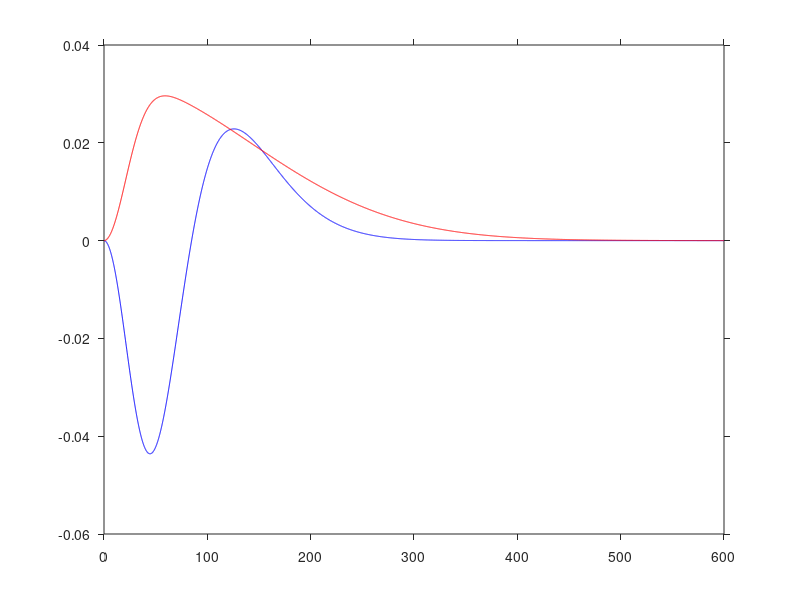
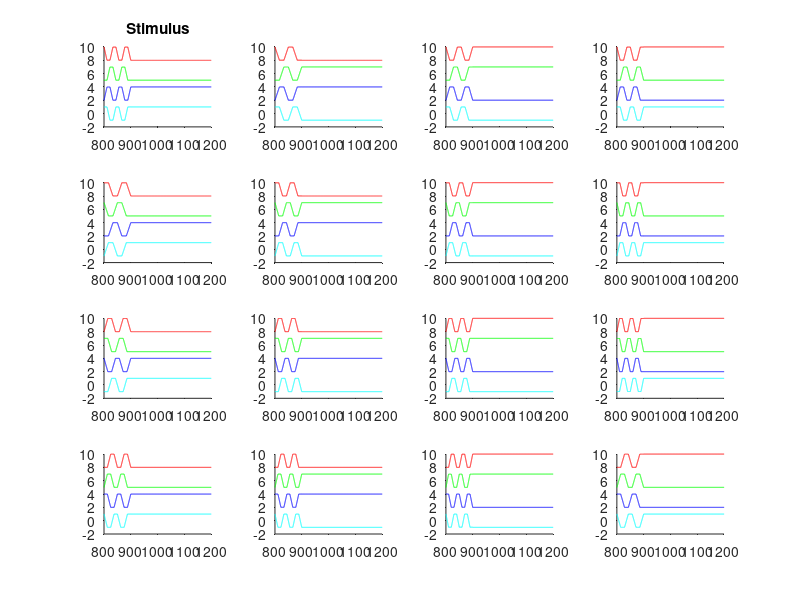

Write MATLAB code to recreate these figures, in order. (Note: a time limit stopped this script after it produced the figures.)
% This sets up and performs a simulation of a specific type of retinal
% ganglion cell (observed in mouse retina) under saccade-like image transitions.
% The simulation accompanies the manuscript "Sensitivity to image
% recurrence across eye-movement-like image transitions through local
% serial inhibition in the retina" by Krishnamoorthy, Weick, and Gollisch.
% Code written by T. Gollisch. This version from February 2017.

clear;
close all;

%%%%%%%%%%%%%%%%%%%%%%%%%%%%%%%%%%%%%%%%%%%%%%%%%%%%%%%%%%%%%%%%%%%%%
%%%%% setting flags to control simulation mode %%%%%%%%%%%%%%%%%%%%%%
%%%%%%%%%%%%%%%%%%%%%%%%%%%%%%%%%%%%%%%%%%%%%%%%%%%%%%%%%%%%%%%%%%%%%

% This can be used to run the simulation in different modes as used in the
% manuscript; default is "false" for all flags
maskedSaccade = false;  % actual saccade transitions (false) or gray-screen transitions (true)
noBlack = false;     % only white bars are used when set to true
noWhite = false;     % only black bars are used when set to true
justFlash = false;   % stimulus during first fixation and during transition is set to gray when true

%%%%%%%%%%%%%%%%%%%%%%%%%%%%%%%%%%%%%%%%%%%%%%%%%%%%%%%%%%%%%%%%%%%%%
%%%%% setting simulation parameters %%%%%%%%%%%%%%%%%%%%%%%%%%%%%%%%%
%%%%%%%%%%%%%%%%%%%%%%%%%%%%%%%%%%%%%%%%%%%%%%%%%%%%%%%%%%%%%%%%%%%%%

tTotal = 1700.0;    % default: 1700; total simulated time (in ms)
tDuration = 100.0;  % default: 100; duration of the transition
tOnset = 800.0;     % default: 800; time when the transition starts

dt = 0.1;         % default: 0.1; time step size used in simulation
tPlotStart = 800; % default: 800; setting the start of the plot windows; for viewing traces from interneurons, default: 700
tPlotEnd = 1200;  % default: 1200; setting the end of the plot windows; for viewing traces from interneurons, default: 1500

Tfilterduration = 600; % default: 600; duration over which filters are considered; should be long enough to capture all relevant parts of the filters

%%%%%%%%%%%%%%%%%%%%%%%%%%%%%%%%%%%%%%%%%%%%%%%%%%%%%%%%%%%%%%%%%%%%%
%%%%% free parameters of the model %%%%%%%%%%%%%%%%%%%%%%%%%%%%%%%%%%
%%%%%%%%%%%%%%%%%%%%%%%%%%%%%%%%%%%%%%%%%%%%%%%%%%%%%%%%%%%%%%%%%%%%%

T1 = 40;   % default: 40; time constant of excitatory lobe of bipolar cell filter
T2 = 60;   % default: 60; time constant of suppressive lobe of bipolar cell filter

Tlowpass_rise = 30;   % default: 30; first time constant of low-pass filter of On-type amacrine cell
Tlowpass_decay = 200; % default: 200; second time constant of low-pass filter

weight_ONBC_ONAC = 0.05;  % default: 0.05; synaptic weight of the connection from On-type BC to On-type AC
weight_OFFAC_ONAC = 0.2;  % default: 0.2; synaptic weight of the connection from Off-type AC to On-type AC

tonicInhibition = 2.0;   % default 2.0; level of tonic activation of ON-type AC; default for simulation with increased tonic inhibition: 16.0

relativeStrengthOfPresynapticInhibition = 0;
% the On-type inhibition onto the GC can be postsynaptic or presynaptic,
% the relative presynaptic strength can be set here
% should be a number between 0 (no presynaptic inh.) and 1 (only presyn.)
% GC firing rates should not be affected, but plots of local inputs will be


%%%%%%%%%%%%%%%%%%%%%%%%%%%%%%%%%%%%%%%%%%%%%%%%%%%%%%%%%%%%%%%%%%%%%
%%%%% defining the plot windows %%%%%%%%%%%%%%%%%%%%%%%%%%%%%%%%%%%%%
%%%%%%%%%%%%%%%%%%%%%%%%%%%%%%%%%%%%%%%%%%%%%%%%%%%%%%%%%%%%%%%%%%%%%

figFilter = figure('Visible','on');
figStim = figure('Visible','on');
figOffBip = figure('Visible','on');
figOnBip = figure('Visible','on');
figOffAm = figure('Visible','on');
figOnAm = figure('Visible','on');
figInputs = figure('Visible','on');
figSampleTraces = figure('Visible','on');
figOffganglion = figure('Visible','on');
% parameters can be used to suppress output figures

colors = ['c', 'b', 'g', 'r']; % setting the order of used colors for the traces in the four subunits
set(0,'DefaultAxesTickDir', 'out');

%%%%%%%%%%%%%%%%%%%%%%%%%%%%%%%%%%%%%%%%%%%%%%%%%%%%%%%%%%%%%%%%%%%%%
%%%%% defining the filters %%%%%%%%%%%%%%%%%%%%%%%%%%%%%%%%%%%%%%%%%%
%%%%%%%%%%%%%%%%%%%%%%%%%%%%%%%%%%%%%%%%%%%%%%%%%%%%%%%%%%%%%%%%%%%%%

% set filter for bipolar cells
% here for Off-type cell; On-type cell is the same with opposite sign
% (implemented during actual simulation)
tfilter = 0:dt:Tfilterduration;
filter_part1 = exp(-tfilter.^2/T1^2)-exp(-tfilter.^2/(2*T1)^2);
filter_part2 = exp(-tfilter.^2/T2^2)-exp(-tfilter.^2/(2*T2)^2);
filter_part2 = filter_part2*(sum(filter_part1)/sum(filter_part2)); % this makes sure that the positive and negative lobes of the filter cancel out so that the activation is transient
filter = filter_part1-filter_part2;
normfactor = sqrt(sum(filter.*filter));
filter = filter/normfactor;

% set low-pass filter for On-type amacrine cell
tlowpass = 0:dt:Tfilterduration;
lowpass = exp(-tlowpass.^2/Tlowpass_decay^2)-exp(-tlowpass.^2/Tlowpass_rise^2);
normfactor = sqrt(sum(lowpass.*lowpass));
lowpass = lowpass/normfactor;

% plot the filters
set(0,'CurrentFigure',figFilter);
plot( tfilter, filter, 'b' );
hold on;
plot( tlowpass, lowpass, 'r' );
hold off;

%%%%%%%%%%%%%%%%%%%%%%%%%%%%%%%%%%%%%%%%%%%%%%%%%%%%%%%%%%%%%%%%%%%%%
%%%%% some preparations for the simulation %%%%%%%%%%%%%%%%%%%%%%%%%%
%%%%%%%%%%%%%%%%%%%%%%%%%%%%%%%%%%%%%%%%%%%%%%%%%%%%%%%%%%%%%%%%%%%%%

% set the sampling time points for the simulation
t = 0:dt:tTotal;
Nt = length(t);

% define the stimulus; bright = 1; dark = -1
% Xstim and Ystim are grating contrasts in the four subunits;
% Xstim for starting image; Ystim for target image
Xstim = [1; 1; -1; -1];
Ystim = [1; 1; -1; -1];
Xstim = circshift( Xstim, -1 ); % this is just to undo the first circular permution at the beginning of the for-loops below
Ystim = circshift( Ystim, -1 );
if(noBlack)
    Xstim(find(Xstim<0)) = 0;
    Ystim(find(Ystim<0)) = 0;
end;
if(noWhite)
    Xstim(find(Xstim>0)) = 0;
    Ystim(find(Ystim>0)) = 0;
end;

%%%%%%%%%%%%%%%%%%%%%%%%%%%%%%%%%%%%%%%%%%%%%%%%%%%%%%%%%%%%%%%%%%%%%
%%%%% loop through all 16 transitions %%%%%%%%%%%%%%%%%%%%%%%%%%%%%%%
%%%%%%%%%%%%%%%%%%%%%%%%%%%%%%%%%%%%%%%%%%%%%%%%%%%%%%%%%%%%%%%%%%%%%

for x=1:4   % 4 different starting positions
    Xstim = circshift( Xstim, 1 ); % do circular permutation of grating contrasts, corresponding to a quarter-period shift
    for y=1:4   % 4 different target positions
        Ystim = circshift( Ystim, 1 );
        
        % the variables that hold the stimulus and neuronal activations
        % over the stimulus duration
        stimulus = zeros( 4, Nt );
        OFFbipolar = zeros( 4, Nt );
        ONbipolar = zeros( 4, Nt );
        OFFamacrine = zeros( 4, Nt );
        ONamacrine = zeros( 4, Nt );
        ONamacrineSynapse = zeros( 4, Nt );
        OFFganglionInput = zeros( 4, Nt );
        OFFganglion = zeros( 1, Nt );
        
        % set stimulus
        for i=1:4  % looping through the four subunits
            stimulus( i, t <= tOnset ) = Xstim(i);
            stimulus( i, t > tOnset+tDuration ) = Ystim(i);
            if( maskedSaccade )
                % for a masked saccade, the stimulus is set to zero during the transition
                stimulus(i, (t>tOnset) & (t<=tOnset+tDuration) ) = 0;
            else
                % in saccade mode, the transition is partitioned into subdivisions
                % each full cycle corresponds to 4 subdivisions
                % in each subdivision, one stimulus subunit goes linearly
                % from bright to dark, one goes linearly from dark to
                % bright, and two stay constant at dark and bright,
                % respectively
                Nsubdivisions = 8 + (y-x);
                % this corresponds to two full cylces (8 subdivisions), plus corrections to account for the difference between starting and target position
                if( Nsubdivisions < 6 )
                    Nsubdivisions = Nsubdivisions + 4; % this ensures that the transition goes through at least 1.5 cycles (6 subdivisions)
                end;
                if( Nsubdivisions > 10 )
                    Nsubdivisions = Nsubdivisions - 4; % this ensures that the transition goes through at most 2.5 cycles (10 subdivisions)
                end;
                % typically, we use around 2 full cycles of the grating
                % during the transition, but for short transitions (here
                % less than 50 ms), we use only around 1 cycle, so the
                % following adjustment takes place
                if( tDuration<50 )
                    Nsubdivisions = 4 + (y-x);
                    if( Nsubdivisions < 2 )
                        Nsubdivisions = Nsubdivisions + 4;
                    end;
                    if( Nsubdivisions > 6 )
                        Nsubdivisions = Nsubdivisions - 4;
                    end;
                end;
                currentIndex = i; % index for the stimulus value at the beginning of the subdivision
                newIndex = i-1;   % index for the stimulus value at the end of the subdivision
                if( newIndex < 1 )
                    newIndex = newIndex + 4;
                end;
                for j=1:Nsubdivisions
                    steps = 1:length( stimulus( i, (t>tOnset+(j-1)*tDuration/Nsubdivisions) & (t<=tOnset+j*tDuration/Nsubdivisions) ) );
                    steps = (steps-1.0)/length(steps);
                    stimulus( i, (t>tOnset+(j-1)*tDuration/Nsubdivisions) & (t<=tOnset+j*tDuration/Nsubdivisions) ) = Xstim(currentIndex)*steps(end:-1:1)+Xstim(newIndex)*steps;
                    currentIndex = newIndex;
                    newIndex = newIndex - 1;
                    if( newIndex<1 )
                        newIndex = newIndex + 4;
                    end;
                end;
            end;
            
            if( justFlash ) % if used, this sets all stimulus values to zero (gray) before second fixation
                stimulus(i, t<=tOnset+tDuration ) = 0;
            end;
        end;
        
        % do the actual simulation for all cells in each subunit
        for i=1:4 % loop through all four subunits
            signal = conv( filter, stimulus(i,:) );
            
            OFFbipolar(i,:) = signal(1:Nt);
            ONbipolar(i,:) = -1*OFFbipolar(i,:);
            
            OFFamacrine(i,:) = OFFbipolar(i,:);
            OFFamacrine(i,find(OFFamacrine(i,:)<0)) = 0; % rectification of input into the Off-type amacrine cell
            %OFFamacrine(i,:) = 0; % simulating gabazine when uncommented
            
            ONamacrine(i,:) = weight_ONBC_ONAC * ONbipolar(i,:);
            ONamacrine(i,find(ONamacrine(i,:)<0)) = 0; % rectification of input into the On-type amacrine cell

            ONamacrine(i,:) = ONamacrine(i,:) - weight_OFFAC_ONAC * OFFamacrine(i,:);
            % inhibition from the Off-type to the On-type amacrine cell; note that the Off-type amacrine cell never has negative activation, so no rectification necessary in implementation            
            
            %low pass filter of ONamacrine
            signal = conv( lowpass, ONamacrine(i,:) );
            ONamacrine(i,:) = signal(1:Nt); % cuts the activation vector back to the original length
            
            ONamacrine(i,:) = ONamacrine(i,:) + tonicInhibition;  % tonic inhibition implemented by sustained activity of On-type amacrine cell
            
            ONamacrineSynapse(i,:) = ONamacrine(i,:);  % takes the output signal of the On-type AC to implement rectification
            ONamacrineSynapse(i,find(ONamacrineSynapse(i,:)<0)) = 0; % rectification of the signal transmitted by the On-type amacrine cell            
            %ONamacrineSynapse(i,:) = 0; % simulating strychnine when uncommented
        end;

        for i=1:4 % loop through all four subunits to sum the local inputs to the ganglion cell
            OFFganglionInput(i,:) = OFFbipolar(i,:);
            for j=1:4 % presynaptic inhibition from the On-type amacrine cells onto the Off-bipolar cell terminal
                OFFganglionInput(i,:) = OFFganglionInput(i,:) - relativeStrengthOfPresynapticInhibition*0.5*ONamacrineSynapse(j,:);
            end;
            OFFganglionInput(i,find(OFFganglionInput(i,:)<0)) = 0;  % rectification of the excitatory input
            OFFganglionInput(i,:) = OFFganglionInput(i,:) - (1-relativeStrengthOfPresynapticInhibition)*ONamacrineSynapse(i,:); % postsynaptic inhibition that acts as an independent input onto the ganglion cell
            OFFganglion = OFFganglion + OFFganglionInput(i,:); % summation by the ganglion cell of its inputs
        end;
        OFFganglion(find(OFFganglion<0)) = 0; % rectification of ganglion cell activity
        
        % a few plots for monitoring the stimulus and the activity of
        % different neurons in the four subunits for the 16 transitions:
        
        % stimulus
        set(0,'CurrentFigure',figStim);
        subplot(4,4,(4-x)*4+y);
        for i=1:4
            hold on;
            plot( t, stimulus(i,:)+(i-1)*3, colors(i) );
            hold off;
            xlim([tPlotStart tPlotEnd]);
        end;
        if(x==4 & y==1) title('Stimulus'); else title(''); end;

        % Off-type bipolar cells
        set(0,'CurrentFigure',figOffBip);
        subplot(4,4,(4-x)*4+y);
        for i=1:4
            hold on;
            plot( t, OFFbipolar(i,:)+(i-1)*30, colors(i) );
            hold off;
            xlim([tPlotStart tPlotEnd]);
        end;
        if(x==4 & y==1) title('Off BC'); else title(''); end;

        % On-type bipolar cells
        set(0,'CurrentFigure',figOnBip);
        subplot(4,4,(4-x)*4+y);
        for i=1:4
            hold on;
            plot( t, ONbipolar(i,:)+(i-1)*30, colors(i) );
            hold off;
            xlim([tPlotStart tPlotEnd]);
        end;
        if(x==4 & y==1) title('On BC'); else title(''); end;

        % Off-type amacrine cells
        set(0,'CurrentFigure',figOffAm);
        subplot(4,4,(4-x)*4+y);
        for i=1:4
            hold on;
            plot( t, OFFamacrine(i,:)+(i-1)*30, colors(i) );
            hold off;
            xlim([tPlotStart tPlotEnd]);
        end;
        if(x==4 & y==1) title('Off AC'); else title(''); end;

        % On-type amacrine cells
        set(0,'CurrentFigure',figOnAm);
        subplot(4,4,(4-x)*4+y);
        for i=1:4
            hold on;
            plot( t, ONamacrine(i,:)+(i-1)*30, colors(i) );
            hold off;
            xlim([tPlotStart tPlotEnd]);
        end;
        if(x==4 & y==1) title('On AC'); else title(''); end;

        % summed local inputs to the ganglion cell
        set(0,'CurrentFigure',figInputs);
        subplot(4,4,(4-x)*4+y);
        for i=1:4
            hold on;
            plot( t, OFFganglionInput(i,:)+(i-1)*30, colors(i) );
            hold off;
            xlim([tPlotStart tPlotEnd]);
        end;
        if(x==4 & y==1) title('Summed Local Inputs'); else title(''); end;
        
        % sample traces for four locations
        % with different dark/bright transitions
        if(x==1 & y==2)
            set(0,'CurrentFigure',figSampleTraces);
            for i=1:4
                subplot(2,2,i);
                hold on;
                % reduce sampling of curves for easier plotting
                OFFbipolar_plotting = decimate( OFFbipolar(i,:), 40 );
                ONamacrine_plotting = decimate( ONamacrine(i,:), 40 );
                OFFganglionInput_plotting = decimate( OFFganglionInput(i,:), 40 );
                t_plotting = decimate( t, 40 );
                plot( t_plotting, OFFbipolar_plotting, 'c', 'LineWidth', 3 );
                plot( t_plotting, ONamacrine_plotting, 'm', 'LineWidth', 3 );
                plot( t_plotting, OFFganglionInput_plotting, 'k', 'LineWidth', 2 );
                plot( [tPlotStart tPlotEnd], [0 0], 'k-' );
                plot([tOnset tOnset],[-50 50],'k-','LineWidth',1);
                plot([tOnset+tDuration tOnset+tDuration],[-50 50],'k-','LineWidth',1);
                hold off;
                xlim([tPlotStart tPlotEnd]);
                ylim([-50 50]);
                if(i==1) legend('OFF BC', 'ON AC', 'GC input'); end;
                switch i
                    case 1, title('White -- Transition -- Black');
                    case 2, title('White -- Transition -- White');
                    case 3, title('Black -- Transition -- White');
                    case 4, title('Black -- Transition -- Black');
                end;
                %set(gca,'xtick',[]);
                %set(gca,'ytick',[]);
                %axis off;
            end;
        end;
        
        % reduce sampling of curves for easier plotting
        OFFganglion_plotting = decimate(OFFganglion, 20);
        t_plotting = decimate(t, 20);
        
        % firing rate of ganglion cell
        set(0,'CurrentFigure',figOffganglion);
        subplot(4,4,(4-x)*4+y);
        plot( t_plotting, OFFganglion_plotting(:), 'k', 'LineWidth', 2 );
        hold on
        plot([tOnset tOnset],[-2.2 40],'k','LineWidth',1);
        plot([tOnset+tDuration tOnset+tDuration],[-2.2 40],'k','LineWidth',1);
        axis([tPlotStart tPlotEnd -2.2 40]);
        set(gca,'xtick',[]);
        set(gca,'ytick',[]);
        axis off;

    end;
end;
